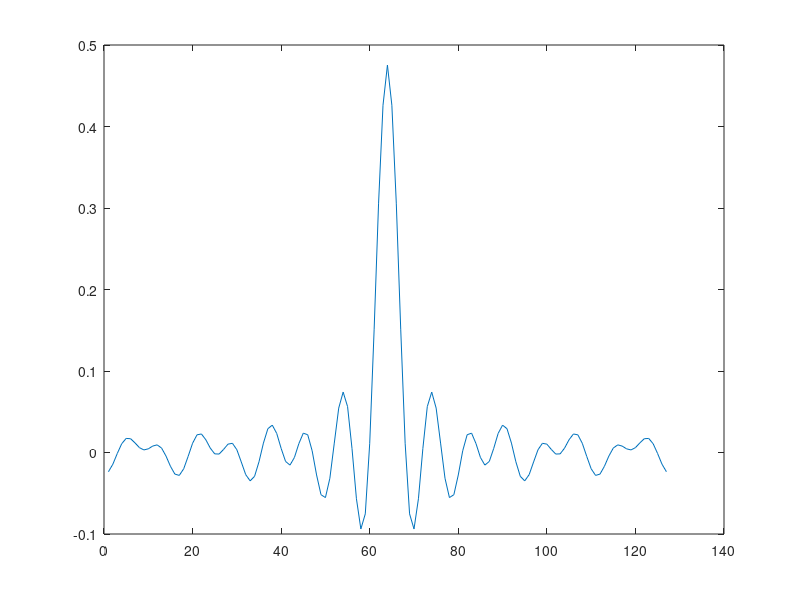
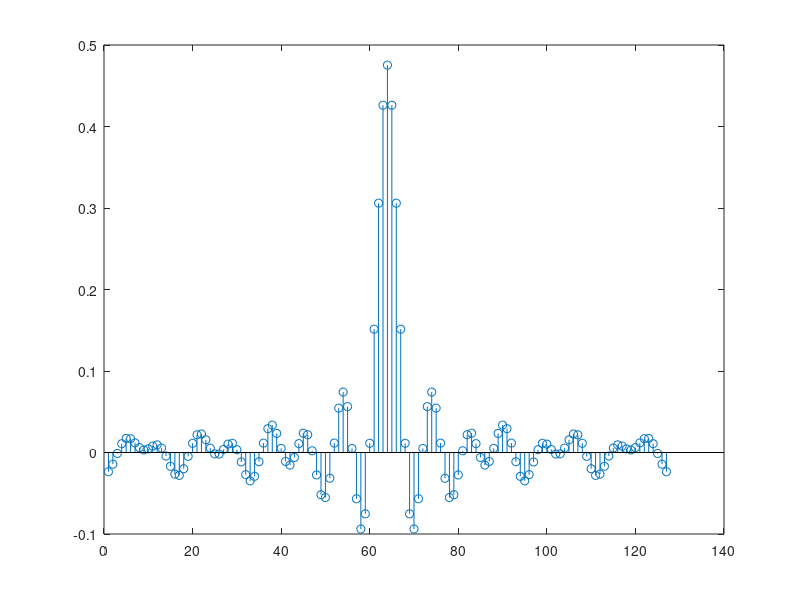
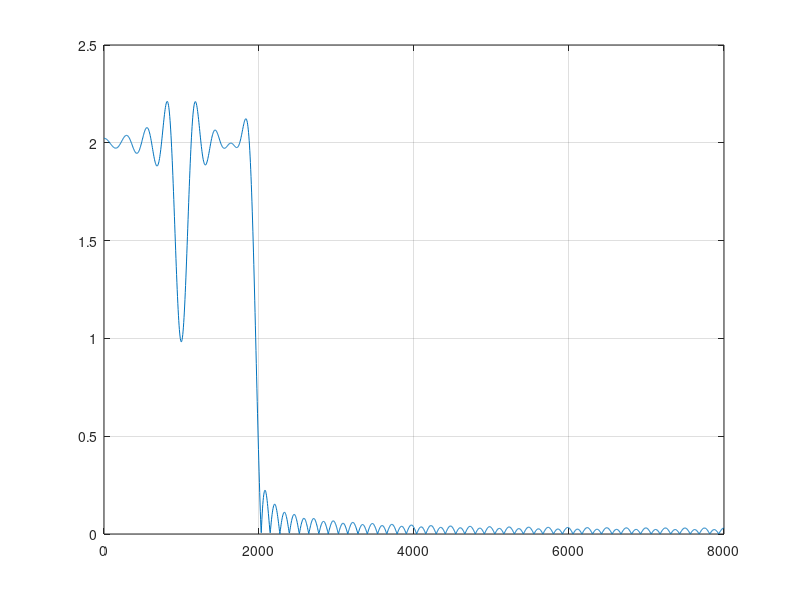

Reproduce these figures in MATLAB, in order. (Note: this script raises an error after producing the figures.)
clear all
close all

%notch filter design
Fs=16e3;
Ts=1/Fs;

M=128;%order
N=M+1;%no of filter coefficients
fo=1e03*Ts;%notch freq1
f1=2e03*Ts;%notch freq2
f2=4e03*Ts;%notch freq3

wo=2*pi*fo;
w1 =2*pi*f1;
w2 =2*pi*f2;

%notch width
alfa =10*2*pi*Ts;

%FInd the P matrix
P=zeros(N);
q=zeros(N,1);

%part1
dw=pi/400;%freq domain sampling
w=[0:dw:(wo-alfa/2)]';
nM=[0:N-1]';
U=cos(nM*w');
for n1=1:N
for n2=1:N
P(n1,n2)=P(n1,n2)+trapz(U(n1,:).*U(n2,:))*dw;
end
end
q=q-2*trapz(U,2)*dw;

%part2
dw=pi/1000;

W=500;%Weight of Notch part
epsi=0.001;
w=[(wo-alfa/2):dw:(wo+alfa/2)]';
nM=[0:N-1]';
U=cos(nM*w');
for n1=1:N
for n2=1:N
P(n1,n2)=P(n1,n2)+W*trapz(U(n1,:).*U(n2,:))*dw;
end
end
q=q-2*W*epsi*trapz(U,2)*dw;

%part3
dw=pi/400;
w=[(wo+alfa/2):dw:(w1-alfa/2)]';
nM=[0:N-1]';
U = cos(nM*w');
for n1=1:N
for n2=1:N
P(n1,n2)=P(n1,n2)+trapz(U(n1,:).*U(n2,:))*dw;
end

end
q=q-2*trapz(U,2)*dw;

%part4
dw=pi/1000;
W=500;%Weight of Notch part
epsi=0.001;
w=[(w1-alfa/2):dw:(w1+alfa/2)]';
nM=[0:N-1]';
U=cos(nM*w');
for n1=1:N
for n2=1:N
P(n1,n2)=P(n1,n2)+W*trapz(U(n1,:).*U(n2,:))*dw;

end
end
q=q-2*W*epsi*trapz(U,2)*dw;

%part5
dw=pi/400;
w=[(w1+alfa/2):dw:(w2-alfa/2)]';
nM=[0:N-1]';
U=cos(nM*w');
for n1=1:N
for n2=1:N
P(n1,n2)=P(n1,n2)+W*trapz(U(n1,:).*U(n2,:))*dw;
end
end
q=q-2*trapz(U,2)*dw;

%part6
dw=pi/1000;
W=500;%Weight of Notch part
epsi=0.001;
w=[(w2-alfa/2):dw:(w2+alfa/2)]';
nM=[0:N-1]';
U=cos(nM*w');
for n1=1:N
for n2=1:N
P(n1,n2)=P(n1,n2)+W*trapz(U(n1,:).*U(n2,:))*dw;
end
end
q=q-2*W*epsi*trapz(U,2)*dw;

%part7
dw=pi/400;
w=[(w2+alfa/2):dw:pi]';

nM=[0:N-1]';
U=cos(nM*w');
for n1=1:N
for n2=1:N
P(n1,n2)=P(n1,n2)+W*trapz(U(n1,:).*U(n2,:))*dw;
end
end
q=q-2*trapz(U,2)*dw;

figure(1);
plot(q)

%solve for minimization
a=-P\q;
for k=1:M/2-1
h(M/2-k)=a(k+1)/2;
h(M/2+k)=a(k+1)/2;
end
h(M/2)=a(1);
plot(h);
figure(2)
stem(h),shg
figure(3)
F=linspace(0,Fs/2,2000);
H=freqz(h,1,F,Fs);
plot(F,abs(H)),grid on

This is only for 2 notchs

clc
clear all
close all
%comb filter design
Fs=10000;

Ts=1/Fs;

M=128;%order
N=M/2+1;%no of filter coefficients

%comb width
alfa=10*2*pi*Ts;

fo=1000*Ts;%notch freq
wo=2*pi*fo;

f1 = 2000*Ts;
w1 = 2*pi*f1;

%FInd the P matrix
P=zeros(N);
q=zeros(N,1);

%part1
dw=pi/300;%freq domain sampling
w=[0:dw:(wo-alfa/2)]';
nM=[0:N-1]';
U=cos(nM*w');
for n1=1:N
for n2=1:N
P(n1,n2)=P(n1,n2)+trapz(U(n1,:).*U(n2,:))*dw;
end
end
q=q-2*trapz(U,2)*dw;

%part2

dw=pi/500;
W=10000;%Weight of Notch part
epsi=0.001;
w=[(wo-alfa/2):dw:(wo+alfa/2)]';
nM=[0:N-1]';
U=cos(nM*w');
for n1=1:N
for n2=1:N
P(n1,n2)=P(n1,n2)+W*trapz(U(n1,:).*U(n2,:))*dw;
end
end
q=q-2*W*epsi*trapz(U,2)*dw;

%part3
dw=pi/300;
w=[(wo+alfa/2):dw:(w1-alfa/2)]';
nM=[0:N-1]';
U = cos(nM*w');
for n1=1:N
for n2=1:N
P(n1,n2)=P(n1,n2)+trapz(U(n1,:).*U(n2,:))*dw;
end
end
q=q-2*trapz(U,2)*dw;
%figure(1);
%plot(q)

%part 4

dw=pi/500;
w=[(w1-alfa/2):dw:(w1+alfa/2)]';
nM=[0:N-1]';
U = cos(nM*w');
for n1=1:N
for n2=1:N

P(n1,n2)=P(n1,n2)+W*trapz(U(n1,:).*U(n2,:))*dw;
end
end
q=q-2*W*epsi*trapz(U,2)*dw;

%part 5
dw=pi/300;
w=[(w1+alfa/2):dw:pi]';
nM=[0:N-1]';
U = cos(nM*w');
for n1=1:N
for n2=1:N
P(n1,n2)=P(n1,n2)+trapz(U(n1,:).*U(n2,:))*dw;
end
end
q=q-2*trapz(U,2)*dw;

%solve for minimization
a=-P\(q/2);
for k=1:M/2-1
h(M/2-k)=a(k+1)/2;
h(M/2+k)=a(k+1)/2;
end
h(M/2)=a(1);

figure(2)
stem(h),shg
title('Impulse Response')
xlabel('N')

ylabel('h[n]')
figure(3)
subplot(211)
F=linspace(0,Fs/2,2000);
H=freqz(h,1,F,Fs);
plot(F,abs(H));
xlabel('Freqeuncy')
ylabel('Magnitude')
title('Freq Response')
grid on
subplot(212)
plot (F, phase(H));
title('Phase Response')